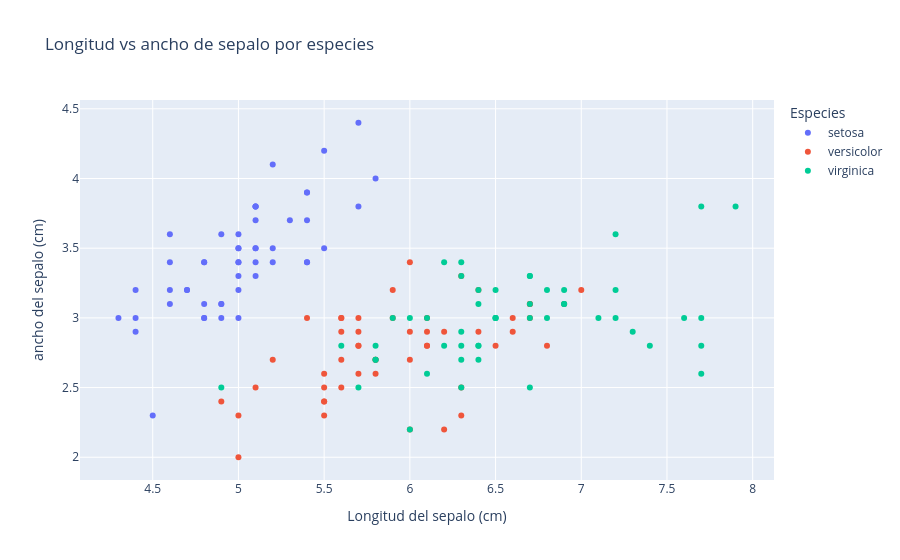

Write notebook code for a chart like this one.
### Code cell
### 1. Gráfico de dispersión básico
#Construye un gráfico de dispersión que muestre la relación entre `sepal_length` y `sepal_width`. Diferencia 
# cada observación según la especie mediante el parámetro `color`. Agrega un título descriptivo y etiquetas claras para ambos ejes.
#Conceptos a practicar: px.

fig = px.scatter(
    df,
    x = "sepal_length",
    y = "sepal_width",
    color="species",
    title="Longitud vs ancho de sepalo por especies",
    labels= {
        "sepal_length":"Longitud del sepalo (cm)",
        "sepal_width": "ancho del sepalo (cm)",
        "species":"Especies"

    }
)
fig.show()

### Figure 1 — Plotly figure (JSON) as saved in the notebook; plotly's stock layout.template omitted (floating-point values rounded to 4 significant figures)
{"data": [{"hovertemplate": "Especies=setosa<br>Longitud del sepalo (cm)=%{x}<br>ancho del sepalo (cm)=%{y}<extra></extra>", "legendgroup": "setosa", "marker": {"color": "#636efa", "symbol": "circle"}, "mode": "markers", "name": "setosa", "orientation": "v", "showlegend": true, "type": "scatter", "x": [5.1, 4.9, 4.7, 4.6, 5.0, 5.4, 4.6, 5.0, 4.4, 4.9, 5.4, 4.8, 4.8, 4.3, 5.8, 5.7, 5.4, 5.1, 5.7, 5.1, 5.4, 5.1, 4.6, 5.1, 4.8, 5.0, 5.0, 5.2, 5.2, 4.7, 4.8, 5.4, 5.2, 5.5, 4.9, 5.0, 5.5, 4.9, 4.4, 5.1, 5.0, 4.5, 4.4, 5.0, 5.1, 4.8, 5.1, 4.6, 5.3, 5.0], "xaxis": "x", "y": [3.5, 3.0, 3.2, 3.1, 3.6, 3.9, 3.4, 3.4, 2.9, 3.1, 3.7, 3.4, 3.0, 3.0, 4.0, 4.4, 3.9, 3.5, 3.8, 3.8, 3.4, 3.7, 3.6, 3.3, 3.4, 3.0, 3.4, 3.5, 3.4, 3.2, 3.1, 3.4, 4.1, 4.2, 3.1, 3.2, 3.5, 3.6, 3.0, 3.4, 3.5, 2.3, 3.2, 3.5, 3.8, 3.0, 3.8, 3.2, 3.7, 3.3], "yaxis": "y"}, {"hovertemplate": "Especies=versicolor<br>Longitud del sepalo (cm)=%{x}<br>ancho del sepalo (cm)=%{y}<extra></extra>", "legendgroup": "versicolor", "marker": {"color": "#EF553B", "symbol": "circle"}, "mode": "markers", "name": "versicolor", "orientation": "v", "showlegend": true, "type": "scatter", "x": [7.0, 6.4, 6.9, 5.5, 6.5, 5.7, 6.3, 4.9, 6.6, 5.2, 5.0, 5.9, 6.0, 6.1, 5.6, 6.7, 5.6, 5.8, 6.2, 5.6, 5.9, 6.1, 6.3, 6.1, 6.4, 6.6, 6.8, 6.7, 6.0, 5.7, 5.5, 5.5, 5.8, 6.0, 5.4, 6.0, 6.7, 6.3, 5.6, 5.5, 5.5, 6.1, 5.8, 5.0, 5.6, 5.7, 5.7, 6.2, 5.1, 5.7], "xaxis": "x", "y": [3.2, 3.2, 3.1, 2.3, 2.8, 2.8, 3.3, 2.4, 2.9, 2.7, 2.0, 3.0, 2.2, 2.9, 2.9, 3.1, 3.0, 2.7, 2.2, 2.5, 3.2, 2.8, 2.5, 2.8, 2.9, 3.0, 2.8, 3.0, 2.9, 2.6, 2.4, 2.4, 2.7, 2.7, 3.0, 3.4, 3.1, 2.3, 3.0, 2.5, 2.6, 3.0, 2.6, 2.3, 2.7, 3.0, 2.9, 2.9, 2.5, 2.8], "yaxis": "y"}, {"hovertemplate": "Especies=virginica<br>Longitud del sepalo (cm)=%{x}<br>ancho del sepalo (cm)=%{y}<extra></extra>", "legendgroup": "virginica", "marker": {"color": "#00cc96", "symbol": "circle"}, "mode": "markers", "name": "virginica", "orientation": "v", "showlegend": true, "type": "scatter", "x": [6.3, 5.8, 7.1, 6.3, 6.5, 7.6, 4.9, 7.3, 6.7, 7.2, 6.5, 6.4, 6.8, 5.7, 5.8, 6.4, 6.5, 7.7, 7.7, 6.0, 6.9, 5.6, 7.7, 6.3, 6.7, 7.2, 6.2, 6.1, 6.4, 7.2, 7.4, 7.9, 6.4, 6.3, 6.1, 7.7, 6.3, 6.4, 6.0, 6.9, 6.7, 6.9, 5.8, 6.8, 6.7, 6.7, 6.3, 6.5, 6.2, 5.9], "xaxis": "x", "y": [3.3, 2.7, 3.0, 2.9, 3.0, 3.0, 2.5, 2.9, 2.5, 3.6, 3.2, 2.7, 3.0, 2.5, 2.8, 3.2, 3.0, 3.8, 2.6, 2.2, 3.2, 2.8, 2.8, 2.7, 3.3, 3.2, 2.8, 3.0, 2.8, 3.0, 2.8, 3.8, 2.8, 2.8, 2.6, 3.0, 3.4, 3.1, 3.0, 3.1, 3.1, 3.1, 2.7, 3.2, 3.3, 3.0, 2.5, 3.0, 3.4, 3.0], "yaxis": "y"}], "layout": {"legend": {"title": {"text": "Especies"}, "tracegroupgap": 0}, "title": {"text": "Longitud vs ancho de sepalo por especies"}, "xaxis": {"anchor": "y", "domain": [0, 1], "title": {"text": "Longitud del sepalo (cm)"}}, "yaxis": {"anchor": "x", "domain": [0, 1], "title": {"text": "ancho del sepalo (cm)"}}}}
